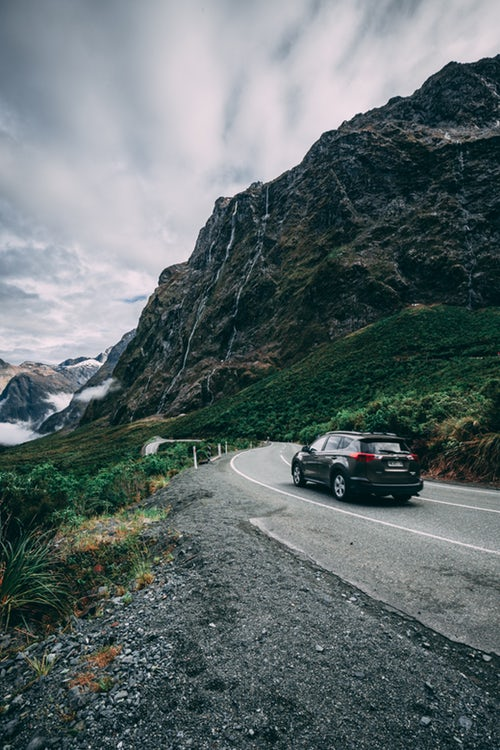
#> input picture Computer-vision/24 - Gamma Correction/car1.jpg, 500 x 750 px, found by its file name
$ python gamma.py
#> lines starting #> are read from the running program, lines starting #| are printed output that depends on the picture
import cv2
import numpy as np

'''

Intensity transformation
Power-law (gamma) transformations can be mathematically expressed as s = cr^{Y}
Y: gamma correction
r: pixel value of the image
s: output pixel value

Apply different value of gamma on the "normalised image" (Important) and then multiply by scaling constant (For 8 bit, c=255)
Normalized image means first, our image pixel intensities must be scaled from the range [0, 255] to [0, 1.0].
'''

def gamma_filter(image , gamma = 1.0):
    #invGamma = 1.0 / gamma
    table = np.array([((i / 255.0) ** gamma) * 255
	    for i in np.arange(0, 256)]).astype("uint8")

    # apply gamma correction using the lookup table
    return cv2.LUT(image, table)

def inv_gamma_filter(image , gamma = 1.0):
    invGamma = 1.0 / gamma
    table = np.array([((i / 255.0) ** invGamma) * 255
	    for i in np.arange(0, 256)]).astype("uint8")

    # apply gamma correction using the lookup table
    return cv2.LUT(image, table)

# read image
frame = cv2.imread('../Images and Videos/car1.jpg')
#> frame is the input picture: shape (750, 500, 3); mean B, G, R 107.5, 106.6, 94.8
print(frame.shape)
#| (750, 500, 3)
frame = cv2.resize(frame, (300,400))
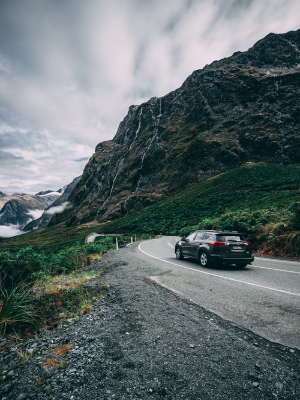
#> frame: shape (400, 300, 3); mean B, G, R 107.4, 106.5, 94.7
#> (the run stopped early here; a loop or call above may not have finished)
